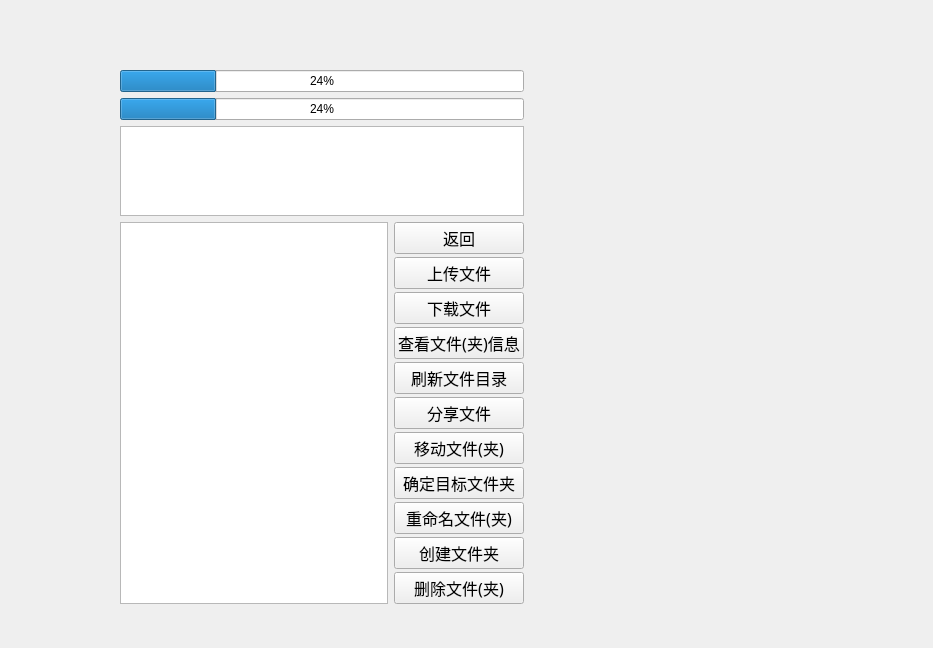
<?xml version="1.0" encoding="UTF-8"?>
<ui version="4.0">
 <class>Files</class>
 <widget class="QWidget" name="Files">
  <property name="geometry">
   <rect>
    <x>0</x>
    <y>0</y>
    <width>933</width>
    <height>648</height>
   </rect>
  </property>
  <property name="windowTitle">
   <string>Form</string>
  </property>
  <widget class="QWidget" name="layoutWidget">
   <property name="geometry">
    <rect>
     <x>120</x>
     <y>70</y>
     <width>404</width>
     <height>534</height>
    </rect>
   </property>
   <layout class="QVBoxLayout" name="Final_Layout">
    <item>
     <layout class="QVBoxLayout" name="verticalLayout_2">
      <item>
       <layout class="QHBoxLayout" name="horizontalLayout_2">
        <item>
         <widget class="QProgressBar" name="progressBar_up">
          <property name="value">
           <number>24</number>
          </property>
          <property name="alignment">
           <set>Qt::AlignCenter</set>
          </property>
         </widget>
        </item>
       </layout>
      </item>
      <item>
       <layout class="QHBoxLayout" name="horizontalLayout_3">
        <item>
         <widget class="QProgressBar" name="progressBar_down">
          <property name="value">
           <number>24</number>
          </property>
          <property name="alignment">
           <set>Qt::AlignCenter</set>
          </property>
         </widget>
        </item>
       </layout>
      </item>
      <item>
       <widget class="QListWidget" name="listWidget__show_usr_op">
        <property name="font">
         <font>
          <family>黑体</family>
          <pointsize>9</pointsize>
         </font>
        </property>
       </widget>
      </item>
     </layout>
    </item>
    <item>
     <layout class="QHBoxLayout" name="horizontalLayout_4">
      <item>
       <widget class="QListWidget" name="listWidget_showfiles">
        <property name="font">
         <font>
          <family>黑体</family>
          <pointsize>12</pointsize>
         </font>
        </property>
       </widget>
      </item>
      <item>
       <layout class="QVBoxLayout" name="verticalLayout">
        <property name="spacing">
         <number>3</number>
        </property>
        <item>
         <widget class="QPushButton" name="pushButton_return">
          <property name="font">
           <font>
            <family>宋体</family>
            <pointsize>12</pointsize>
           </font>
          </property>
          <property name="text">
           <string>返回</string>
          </property>
         </widget>
        </item>
        <item>
         <widget class="QPushButton" name="pushButton_overloadfile">
          <property name="font">
           <font>
            <family>宋体</family>
            <pointsize>12</pointsize>
           </font>
          </property>
          <property name="text">
           <string>上传文件</string>
          </property>
         </widget>
        </item>
        <item>
         <widget class="QPushButton" name="pushButton_downloadfile">
          <property name="font">
           <font>
            <family>宋体</family>
            <pointsize>12</pointsize>
           </font>
          </property>
          <property name="text">
           <string>下载文件</string>
          </property>
         </widget>
        </item>
        <item>
         <widget class="QPushButton" name="pushButton_show_msg_folders">
          <property name="font">
           <font>
            <family>宋体</family>
            <pointsize>12</pointsize>
           </font>
          </property>
          <property name="text">
           <string>查看文件(夹)信息</string>
          </property>
         </widget>
        </item>
        <item>
         <widget class="QPushButton" name="pushButton_flush_folders">
          <property name="font">
           <font>
            <family>宋体</family>
            <pointsize>12</pointsize>
           </font>
          </property>
          <property name="text">
           <string>刷新文件目录</string>
          </property>
         </widget>
        </item>
        <item>
         <widget class="QPushButton" name="pushButton_sharefile">
          <property name="font">
           <font>
            <family>宋体</family>
            <pointsize>12</pointsize>
           </font>
          </property>
          <property name="text">
           <string>分享文件</string>
          </property>
         </widget>
        </item>
        <item>
         <widget class="QPushButton" name="pushButton_move_file">
          <property name="font">
           <font>
            <family>宋体</family>
            <pointsize>12</pointsize>
           </font>
          </property>
          <property name="text">
           <string>移动文件(夹)</string>
          </property>
         </widget>
        </item>
        <item>
         <widget class="QPushButton" name="pushButton_sure_movefile_folders">
          <property name="font">
           <font>
            <family>宋体</family>
            <pointsize>12</pointsize>
           </font>
          </property>
          <property name="text">
           <string>确定目标文件夹</string>
          </property>
         </widget>
        </item>
        <item>
         <widget class="QPushButton" name="pushButton_rename_folders">
          <property name="font">
           <font>
            <family>宋体</family>
            <pointsize>12</pointsize>
           </font>
          </property>
          <property name="text">
           <string>重命名文件(夹)</string>
          </property>
         </widget>
        </item>
        <item>
         <widget class="QPushButton" name="pushButton_creat_folders">
          <property name="font">
           <font>
            <family>宋体</family>
            <pointsize>12</pointsize>
           </font>
          </property>
          <property name="text">
           <string>创建文件夹</string>
          </property>
         </widget>
        </item>
        <item>
         <widget class="QPushButton" name="pushButton_delete_folders">
          <property name="font">
           <font>
            <family>宋体</family>
            <pointsize>12</pointsize>
           </font>
          </property>
          <property name="text">
           <string>删除文件(夹)</string>
          </property>
         </widget>
        </item>
       </layout>
      </item>
     </layout>
    </item>
   </layout>
  </widget>
 </widget>
 <resources/>
 <connections/>
</ui>
